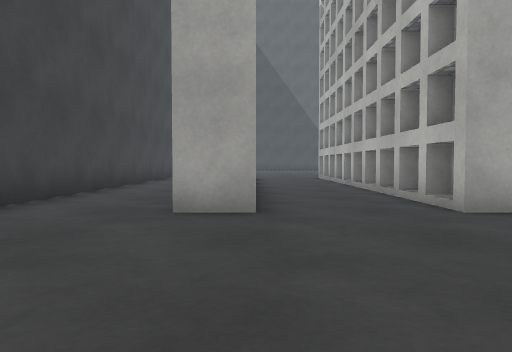
view 1 (above)

22 first-person views from a walk through a Unity game level. The camera is 0.59 m above the floor, tilts 2° down and sees 70° across. The floor is counted in squares, 1 m on a side. Each view is taken from the middle of a square. On the plan, view 1 faces up. The plan holds only what a view shows up to about 10 squares ahead; the rest is blank. The place goes on beyond the plan. The player is left out. Surface patterns are stand-ins for the level's own textures.

view 2
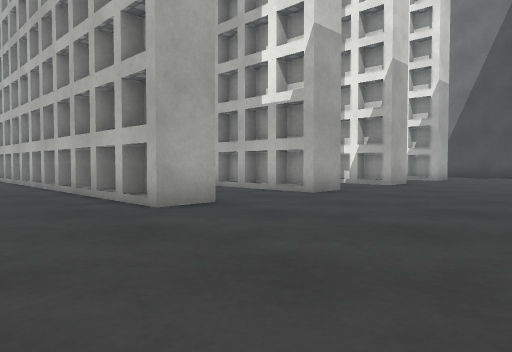

view 3
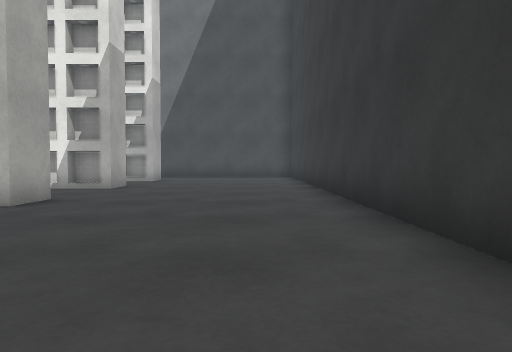

view 4
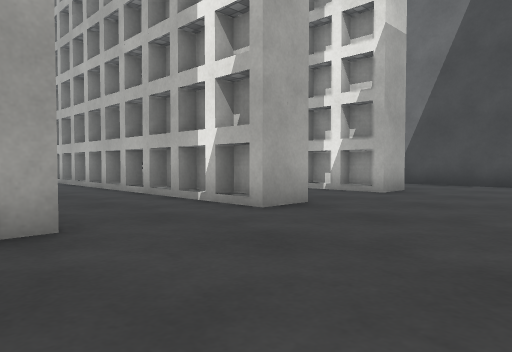

view 5
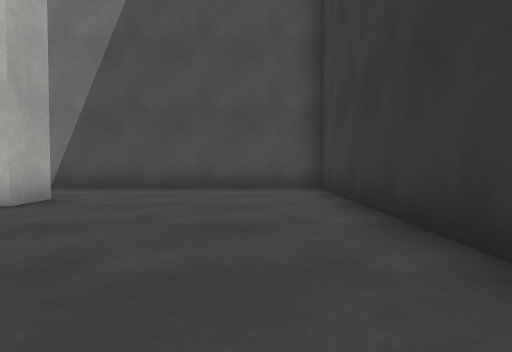

view 6
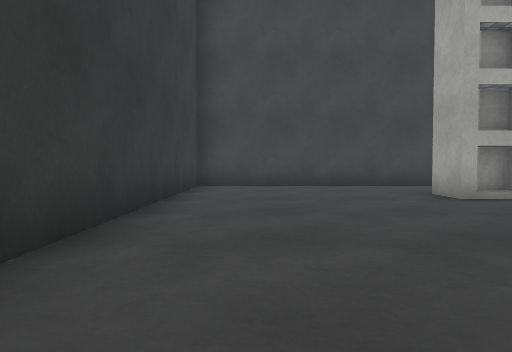

view 7
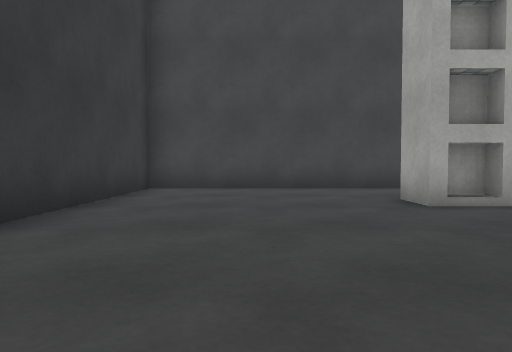

view 8
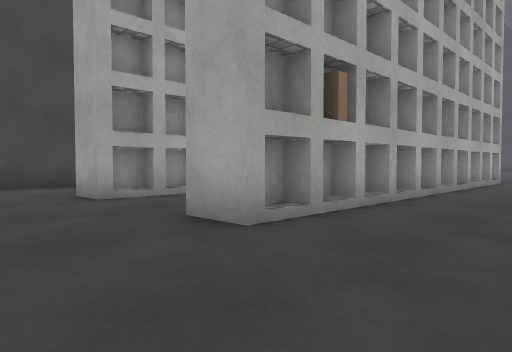

view 9
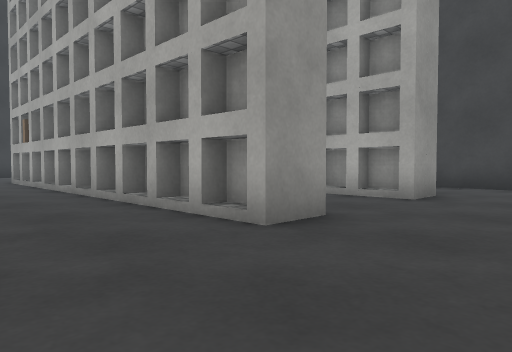

view 10
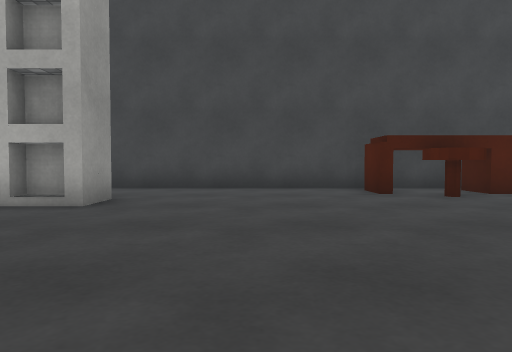

view 11
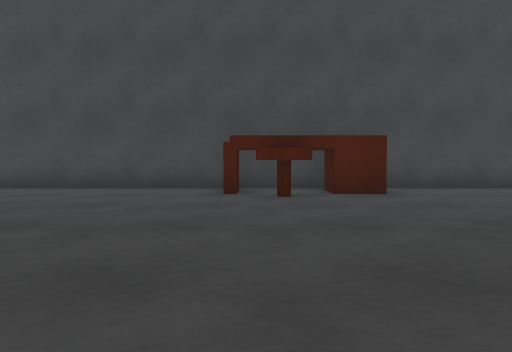

view 12
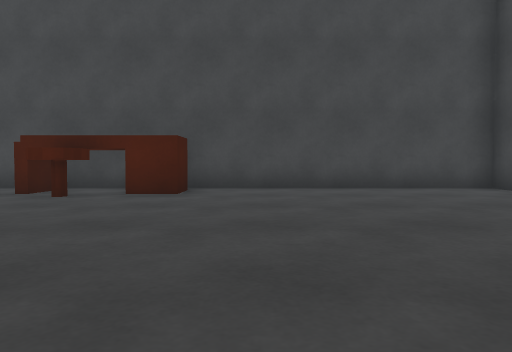

view 13
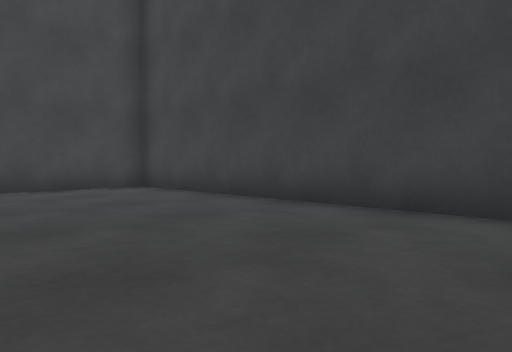

view 14
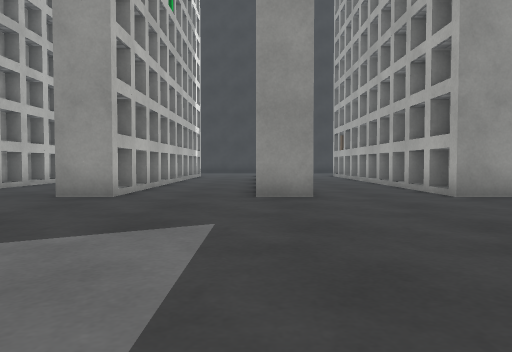

view 15
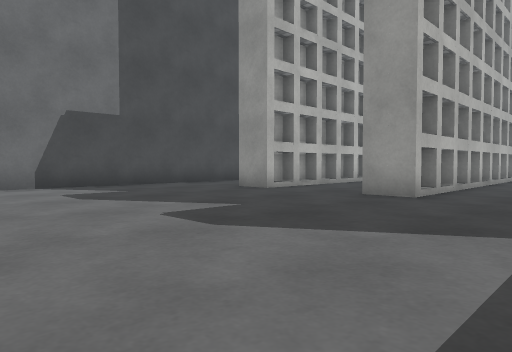

view 16
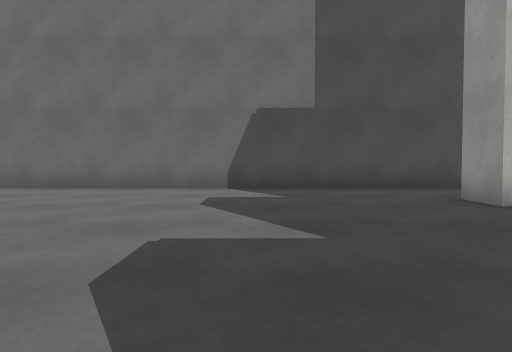

view 17
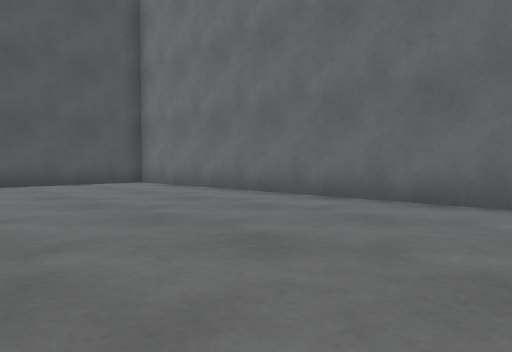

view 18
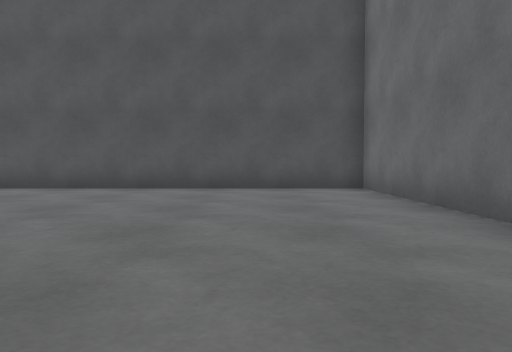

view 19
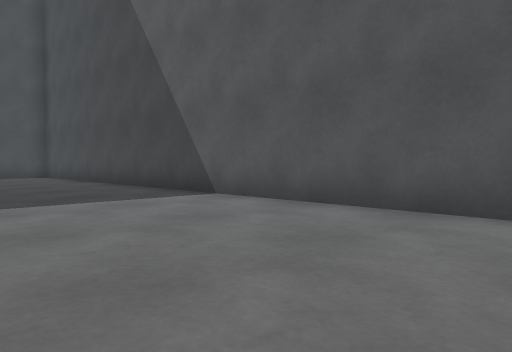

view 20
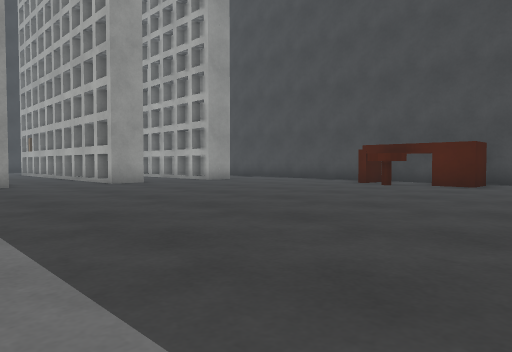

view 21
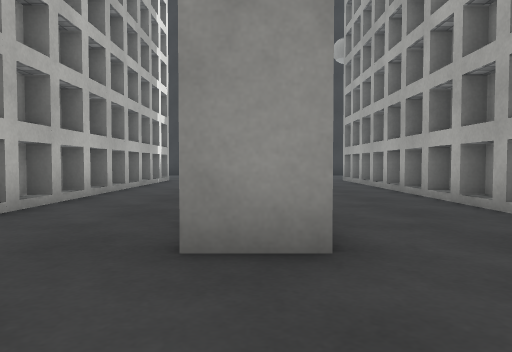

view 22
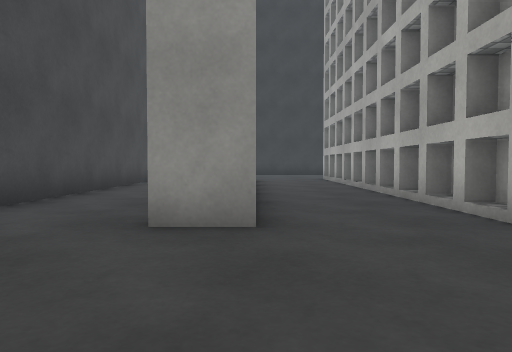

### Floor plan
Points are (right, up) in squares from view 1. A wall is a line through its corners. A room is listed if a view was taken in it or the views show most of it. See-through windows are left out.
Room 1 (views 1, 2, 3, 4, 5, 6, 7, 8)
walls: (7.1, 4.4) (6, 4.4); (3.5, 4.4) (2.5, 4.4); (3.6, 5.4) (3.1, 5.4); (3, 5.4) (2.5, 5.4); (10.6, 4.4) (9.5, 4.4); (0, 4.4) (-1, 4.4); (13.4, 5.4) (13, 5.4); (14, 4.4) (13, 4.4); (-3.5, 4.5) (-3.5, -0.5) (16.5, -0.5) (16.5, 3.4)
ways out: opening at (6.5, 3.9) to room 2
Room 2 (views 9, 10, 11, 12, 13, 14, 15, 16, 17, 18, 19, 20, 21, 22)
walls: (5.9, 14.6) (7, 14.6); (9.4, 13.6) (9.9, 13.6); (7, 12.8) (7, 7); (10, 13.6) (10.5, 13.6); (2.4, 14.6) (3.5, 14.6) (3.5, 4.4); (3, 13.6) (3.5, 13.6); (-0.5, 14.6) (0, 14.6) (0, 12.9); (-0.4, 14.2) (-0.4, 13.6); (-0.4, 13.2) (-0.4, 12.6); (-2, 21.6) (-2, 19.4) (-3, 19.4); (6.4, 5.9) (6.4, 6.4); (9.9, 5.8) (9.9, 6.4); (6.4, 4.9) (6.4, 5.4); (3.1, 5.4) (3.1, 5); (-3.5, 10) (-3.5, 4.5); (9.9, 4.8) (9.9, 5.4); (6, 4.4) (6, 7.5); (13.4, 5.9) (13.4, 6.4); (-0.4, 6.4) (-0.4, 5.8); (16.5, 8) (16.5, 29.5) (-3.5, 29.5) (-3.5, 13.6); (0, 6.1) (0, 4.4); (9.5, 4.4) (9.5, 14.6) (10.5, 14.6) (10.5, 8); (2.5, 4.4) (2.5, 11.8); (-0.4, 5.5) (-0.4, 4.8); (13.4, 4.8) (13.4, 5.4); (13, 4.4) (13, 14.6) (14, 14.6); (16.5, 3.4) (16.5, 5.9)
ways out: opening at (6.5, 3.9) to room 1
objects: other object (-2, 22); other object (-1, 20) to (-1, 21)

Where each view was taken, in squares from view 1:
view 1: 0 up, 0 right, facing up
view 2: 0 up, 0 right, facing up-right
view 3: 1 up, 1 right, facing right
view 4: 1 up, 6 right, facing up-right
view 5: 1 up, 8 right, facing right
view 6: 1 up, 6 right, facing left
view 7: 2 up, 5 right, facing left
view 8: 2 up, 6 right, facing up-left
view 9: 17 up, 6 right, facing down-left
view 10: 17 up, 5 right, facing left
view 11: 20 up, 5 right, facing left
view 12: 24 up, 5 right, facing left
view 13: 25 up, 5 right, facing up-left
view 14: 21 up, 7 right, facing down
view 15: 21 up, 7 right, facing down-right
view 16: 18 up, 8 right, facing right
view 17: 19 up, 11 right, facing up-right
view 18: 21 up, 14 right, facing up
view 19: 25 up, 13 right, facing up-left
view 20: 25 up, 8 right, facing down-left
view 21: 17 up, 10 right, facing down
view 22: 18 up, 13 right, facing down
